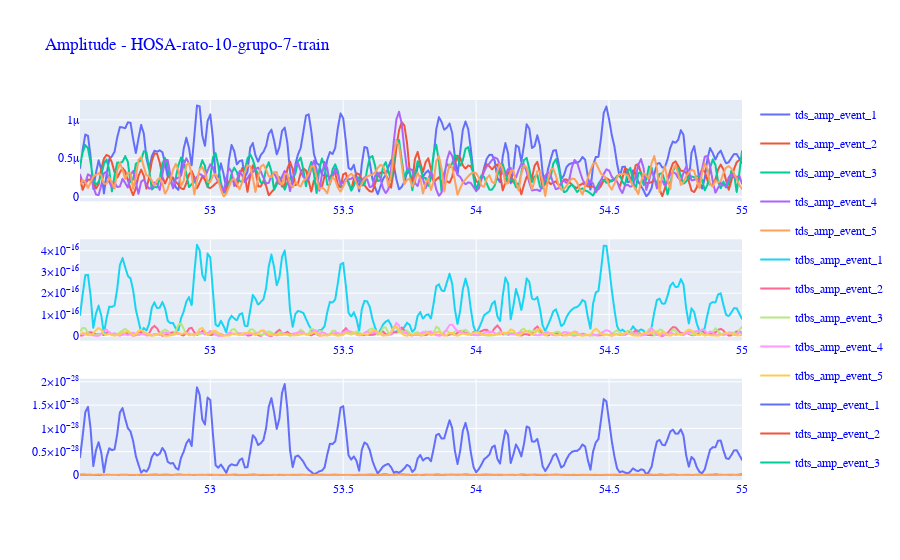
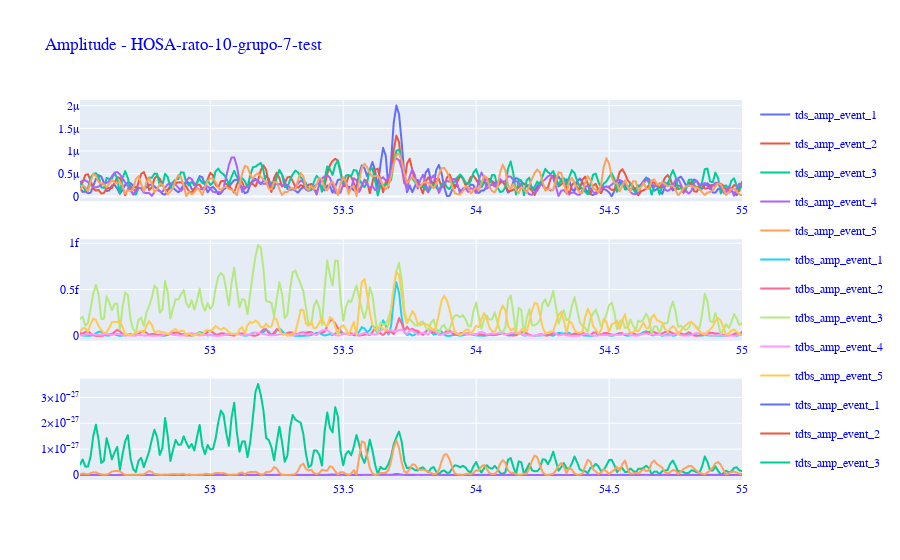

Notebook cell for these charts, in order:
### Code cell
standardize = False


for data_to_process, df in {"train": hosa_train, "test": hosa_test}.items():

    band_to_plot = (52.5, 55)

    df = df[(df.iloc[:, 0]>=band_to_plot[0])&(df.iloc[:, 0]<=band_to_plot[1])]

    spectrum_colum_amp = [column for column in df.columns if column.startswith("tds_amp")]
    bispectrum_colum_amp = [column for column in df.columns if column.startswith("tdbs_amp")]
    trispectrum_colum_amp = [column for column in df.columns if column.startswith("tdts_amp")]

    amplitudes_df = df.loc[:, spectrum_colum_amp + bispectrum_colum_amp + trispectrum_colum_amp]
    if standardize:
        amplitudes_df = amplitudes_df.apply(lambda x: standardize_array(x, scale_to_unit=True))

    spectrum_colum_phase = [column for column in df.columns if column.startswith("tds_phase")]
    bispectrum_colum_phase = [column for column in df.columns if column.startswith("tdbs_phase")]
    trispectrum_colum_phase = [column for column in df.columns if column.startswith("tdts_phase")]

    phases_df = df.loc[:, spectrum_colum_phase + bispectrum_colum_phase + trispectrum_colum_phase]

    title = f"HOSA-rato-{rat_number}-grupo-{group_number}-{data_to_process}"

    fig = make_subplots(rows=3, cols=1)

    fig.update_layout(
        font_family="Courier New",
        font_color="blue",
        title_font_family="Times New Roman",
        title_font_color="black",
        legend_title_font_color="green",
        title=f"Amplitude - {title}"
    )

    amplitudes = px.line(amplitudes_df, x=df.iloc[:, 0], y=amplitudes_df.columns)

    figplt = plt.figure(figsize=(14,10))
    figplt.tight_layout(pad=0.8, h_pad=100.0)

    ax1 = figplt.add_subplot(311)
    ax2 = figplt.add_subplot(312)
    ax3 = figplt.add_subplot(313)

    ymin_spectrum = float('inf')
    ymax_spectrum = float('-inf')

    ymin_bispectrum = float('inf')
    ymax_bispectrum = float('-inf')

    ymin_trispectrum = float('inf')
    ymax_trispectrum = float('-inf')

    for amplitude in amplitudes['data']:
        i = 1*(amplitude.legendgroup.startswith("tds")) + \
        2 * (amplitude.legendgroup.startswith("tdbs")) + \
        3 * (amplitude.legendgroup.startswith("tdts"))
        fig.add_trace(amplitude, row=i, col=1)

        ax = (ax1, ax2, ax3)[i-1]

        if i == 1:
            ymin_spectrum = min(ymin_spectrum, np.min(amplitude.y))
            ymax_spectrum = max(ymax_spectrum, np.max(amplitude.y))
        elif i == 2:
            ymin_bispectrum = min(ymin_bispectrum, np.min(amplitude.y))
            ymax_bispectrum = max(ymax_bispectrum, np.max(amplitude.y))
        elif i == 3:
            ymin_trispectrum = min(ymin_trispectrum, np.min(amplitude.y))
            ymax_trispectrum = max(ymax_trispectrum, np.max(amplitude.y))

        ax.plot(amplitude.x, amplitude.y, label=amplitude.legendgroup)
    fig.show()

    fontsize = 25


    # ax1.set_xlabel("Frequency [Hz]", fontsize=fontsize)
    ax1.set_ylabel('Spectrum', fontsize=fontsize)
    t = ax1.yaxis.get_offset_text()
    t.set_size(16)

    # ax2.set_xlabel("Frequency [Hz]", fontsize=fontsize)
    ax2.set_ylabel('Bispectrum', fontsize=fontsize)
    t = ax2.yaxis.get_offset_text()
    t.set_size(16)

    ax3.set_xlabel("Frequency [Hz]", fontsize=fontsize)
    ax3.set_ylabel('Trispectrum', fontsize=fontsize)
    t = ax3.yaxis.get_offset_text()
    t.set_size(16)

    ax1.set_xticks(np.sort(np.append(np.linspace(band_to_plot[0], band_to_plot[1], 4), [53.71])), fontsize=fontsize)
    ax1.set_yticks(np.linspace(ymin_spectrum, ymax_spectrum, 5), fontsize=fontsize)
    ax1.set_xlim([band_to_plot[0], band_to_plot[1]])

    ax2.set_xticks(np.sort(np.append(np.linspace(band_to_plot[0], band_to_plot[1], 4), [53.71])), fontsize=fontsize)
    ax2.set_yticks(np.linspace(ymin_bispectrum, ymax_bispectrum, 5), fontsize=fontsize)
    ax2.set_xlim([band_to_plot[0], band_to_plot[1]])

    ax3.set_xticks(np.sort(np.append(np.linspace(band_to_plot[0], band_to_plot[1], 4), [53.71])), fontsize=fontsize)
    ax3.set_yticks(np.linspace(ymin_trispectrum, ymax_trispectrum, 5), fontsize=fontsize)
    ax3.set_xlim([band_to_plot[0], band_to_plot[1]])

    plt.savefig(
        f"{title}.eps",
        format="eps",
        bbox_inches='tight', 
        dpi=150
    )

    plt.show()

### Figure 1 — Plotly figure (JSON) as saved in the notebook; plotly's stock layout.template omitted (floating-point values rounded to 4 significant figures; data arrays with more than 128 entries replaced by an {"elided": "..."} marker saying what was removed)
{"data": [{"hovertemplate": "variable=tds_amp_event_1<br>x=%{x}<br>value=%{y}<extra></extra>", "legendgroup": "tds_amp_event_1", "line": {"color": "#636efa", "dash": "solid"}, "marker": {"symbol": "circle"}, "mode": "lines", "name": "tds_amp_event_1", "showlegend": true, "type": "scattergl", "x": {"elided": "250 float values"}, "xaxis": "x", "y": {"elided": "250 float values"}, "yaxis": "y"}, {"hovertemplate": "variable=tds_amp_event_2<br>x=%{x}<br>value=%{y}<extra></extra>", "legendgroup": "tds_amp_event_2", "line": {"color": "#EF553B", "dash": "solid"}, "marker": {"symbol": "circle"}, "mode": "lines", "name": "tds_amp_event_2", "showlegend": true, "type": "scattergl", "x": {"elided": "250 float values"}, "xaxis": "x", "y": {"elided": "250 float values"}, "yaxis": "y"}, {"hovertemplate": "variable=tds_amp_event_3<br>x=%{x}<br>value=%{y}<extra></extra>", "legendgroup": "tds_amp_event_3", "line": {"color": "#00cc96", "dash": "solid"}, "marker": {"symbol": "circle"}, "mode": "lines", "name": "tds_amp_event_3", "showlegend": true, "type": "scattergl", "x": {"elided": "250 float values"}, "xaxis": "x", "y": {"elided": "250 float values"}, "yaxis": "y"}, {"hovertemplate": "variable=tds_amp_event_4<br>x=%{x}<br>value=%{y}<extra></extra>", "legendgroup": "tds_amp_event_4", "line": {"color": "#ab63fa", "dash": "solid"}, "marker": {"symbol": "circle"}, "mode": "lines", "name": "tds_amp_event_4", "showlegend": true, "type": "scattergl", "x": {"elided": "250 float values"}, "xaxis": "x", "y": {"elided": "250 float values"}, "yaxis": "y"}, {"hovertemplate": "variable=tds_amp_event_5<br>x=%{x}<br>value=%{y}<extra></extra>", "legendgroup": "tds_amp_event_5", "line": {"color": "#FFA15A", "dash": "solid"}, "marker": {"symbol": "circle"}, "mode": "lines", "name": "tds_amp_event_5", "showlegend": true, "type": "scattergl", "x": {"elided": "250 float values"}, "xaxis": "x", "y": {"elided": "250 float values"}, "yaxis": "y"}, {"hovertemplate": "variable=tdbs_amp_event_1<br>x=%{x}<br>value=%{y}<extra></extra>", "legendgroup": "tdbs_amp_event_1", "line": {"color": "#19d3f3", "dash": "solid"}, "marker": {"symbol": "circle"}, "mode": "lines", "name": "tdbs_amp_event_1", "showlegend": true, "type": "scattergl", "x": {"elided": "250 float values"}, "xaxis": "x2", "y": {"elided": "250 float values"}, "yaxis": "y2"}, {"hovertemplate": "variable=tdbs_amp_event_2<br>x=%{x}<br>value=%{y}<extra></extra>", "legendgroup": "tdbs_amp_event_2", "line": {"color": "#FF6692", "dash": "solid"}, "marker": {"symbol": "circle"}, "mode": "lines", "name": "tdbs_amp_event_2", "showlegend": true, "type": "scattergl", "x": {"elided": "250 float values"}, "xaxis": "x2", "y": {"elided": "250 float values"}, "yaxis": "y2"}, {"hovertemplate": "variable=tdbs_amp_event_3<br>x=%{x}<br>value=%{y}<extra></extra>", "legendgroup": "tdbs_amp_event_3", "line": {"color": "#B6E880", "dash": "solid"}, "marker": {"symbol": "circle"}, "mode": "lines", "name": "tdbs_amp_event_3", "showlegend": true, "type": "scattergl", "x": {"elided": "250 float values"}, "xaxis": "x2", "y": {"elided": "250 float values"}, "yaxis": "y2"}, {"hovertemplate": "variable=tdbs_amp_event_4<br>x=%{x}<br>value=%{y}<extra></extra>", "legendgroup": "tdbs_amp_event_4", "line": {"color": "#FF97FF", "dash": "solid"}, "marker": {"symbol": "circle"}, "mode": "lines", "name": "tdbs_amp_event_4", "showlegend": true, "type": "scattergl", "x": {"elided": "250 float values"}, "xaxis": "x2", "y": {"elided": "250 float values"}, "yaxis": "y2"}, {"hovertemplate": "variable=tdbs_amp_event_5<br>x=%{x}<br>value=%{y}<extra></extra>", "legendgroup": "tdbs_amp_event_5", "line": {"color": "#FECB52", "dash": "solid"}, "marker": {"symbol": "circle"}, "mode": "lines", "name": "tdbs_amp_event_5", "showlegend": true, "type": "scattergl", "x": {"elided": "250 float values"}, "xaxis": "x2", "y": {"elided": "250 float values"}, "yaxis": "y2"}, {"hovertemplate": "variable=tdts_amp_event_1<br>x=%{x}<br>value=%{y}<extra></extra>", "legendgroup": "tdts_amp_event_1", "line": {"color": "#636efa", "dash": "solid"}, "marker": {"symbol": "circle"}, "mode": "lines", "name": "tdts_amp_event_1", "showlegend": true, "type": "scattergl", "x": {"elided": "250 float values"}, "xaxis": "x3", "y": {"elided": "250 float values"}, "yaxis": "y3"}, {"hovertemplate": "variable=tdts_amp_event_2<br>x=%{x}<br>value=%{y}<extra></extra>", "legendgroup": "tdts_amp_event_2", "line": {"color": "#EF553B", "dash": "solid"}, "marker": {"symbol": "circle"}, "mode": "lines", "name": "tdts_amp_event_2", "showlegend": true, "type": "scattergl", "x": {"elided": "250 float values"}, "xaxis": "x3", "y": {"elided": "250 float values"}, "yaxis": "y3"}, {"hovertemplate": "variable=tdts_amp_event_3<br>x=%{x}<br>value=%{y}<extra></extra>", "legendgroup": "tdts_amp_event_3", "line": {"color": "#00cc96", "dash": "solid"}, "marker": {"symbol": "circle"}, "mode": "lines", "name": "tdts_amp_event_3", "showlegend": true, "type": "scattergl", "x": {"elided": "250 float values"}, "xaxis": "x3", "y": {"elided": "250 float values"}, "yaxis": "y3"}, {"hovertemplate": "variable=tdts_amp_event_4<br>x=%{x}<br>value=%{y}<extra></extra>", "legendgroup": "tdts_amp_event_4", "line": {"color": "#ab63fa", "dash": "solid"}, "marker": {"symbol": "circle"}, "mode": "lines", "name": "tdts_amp_event_4", "showlegend": true, "type": "scattergl", "x": {"elided": "250 float values"}, "xaxis": "x3", "y": {"elided": "250 float values"}, "yaxis": "y3"}, {"hovertemplate": "variable=tdts_amp_event_5<br>x=%{x}<br>value=%{y}<extra></extra>", "legendgroup": "tdts_amp_event_5", "line": {"color": "#FFA15A", "dash": "solid"}, "marker": {"symbol": "circle"}, "mode": "lines", "name": "tdts_amp_event_5", "showlegend": true, "type": "scattergl", "x": {"elided": "250 float values"}, "xaxis": "x3", "y": {"elided": "250 float values"}, "yaxis": "y3"}], "layout": {"font": {"color": "blue", "family": "Courier New"}, "legend": {"title": {"font": {"color": "green"}}}, "title": {"text": "Amplitude - HOSA-rato-10-grupo-7-train"}, "xaxis": {"anchor": "y", "domain": [0, 1]}, "xaxis2": {"anchor": "y2", "domain": [0, 1]}, "xaxis3": {"anchor": "y3", "domain": [0, 1]}, "yaxis": {"anchor": "x", "domain": [0.7333, 1]}, "yaxis2": {"anchor": "x2", "domain": [0.3667, 0.6333]}, "yaxis3": {"anchor": "x3", "domain": [0, 0.2667]}}}

### Figure 2 — Plotly figure (JSON) as saved in the notebook; plotly's stock layout.template omitted (floating-point values rounded to 4 significant figures; data arrays with more than 128 entries replaced by an {"elided": "..."} marker saying what was removed)
{"data": [{"hovertemplate": "variable=tds_amp_event_1<br>x=%{x}<br>value=%{y}<extra></extra>", "legendgroup": "tds_amp_event_1", "line": {"color": "#636efa", "dash": "solid"}, "marker": {"symbol": "circle"}, "mode": "lines", "name": "tds_amp_event_1", "showlegend": true, "type": "scattergl", "x": {"elided": "250 float values"}, "xaxis": "x", "y": {"elided": "250 float values"}, "yaxis": "y"}, {"hovertemplate": "variable=tds_amp_event_2<br>x=%{x}<br>value=%{y}<extra></extra>", "legendgroup": "tds_amp_event_2", "line": {"color": "#EF553B", "dash": "solid"}, "marker": {"symbol": "circle"}, "mode": "lines", "name": "tds_amp_event_2", "showlegend": true, "type": "scattergl", "x": {"elided": "250 float values"}, "xaxis": "x", "y": {"elided": "250 float values"}, "yaxis": "y"}, {"hovertemplate": "variable=tds_amp_event_3<br>x=%{x}<br>value=%{y}<extra></extra>", "legendgroup": "tds_amp_event_3", "line": {"color": "#00cc96", "dash": "solid"}, "marker": {"symbol": "circle"}, "mode": "lines", "name": "tds_amp_event_3", "showlegend": true, "type": "scattergl", "x": {"elided": "250 float values"}, "xaxis": "x", "y": {"elided": "250 float values"}, "yaxis": "y"}, {"hovertemplate": "variable=tds_amp_event_4<br>x=%{x}<br>value=%{y}<extra></extra>", "legendgroup": "tds_amp_event_4", "line": {"color": "#ab63fa", "dash": "solid"}, "marker": {"symbol": "circle"}, "mode": "lines", "name": "tds_amp_event_4", "showlegend": true, "type": "scattergl", "x": {"elided": "250 float values"}, "xaxis": "x", "y": {"elided": "250 float values"}, "yaxis": "y"}, {"hovertemplate": "variable=tds_amp_event_5<br>x=%{x}<br>value=%{y}<extra></extra>", "legendgroup": "tds_amp_event_5", "line": {"color": "#FFA15A", "dash": "solid"}, "marker": {"symbol": "circle"}, "mode": "lines", "name": "tds_amp_event_5", "showlegend": true, "type": "scattergl", "x": {"elided": "250 float values"}, "xaxis": "x", "y": {"elided": "250 float values"}, "yaxis": "y"}, {"hovertemplate": "variable=tdbs_amp_event_1<br>x=%{x}<br>value=%{y}<extra></extra>", "legendgroup": "tdbs_amp_event_1", "line": {"color": "#19d3f3", "dash": "solid"}, "marker": {"symbol": "circle"}, "mode": "lines", "name": "tdbs_amp_event_1", "showlegend": true, "type": "scattergl", "x": {"elided": "250 float values"}, "xaxis": "x2", "y": {"elided": "250 float values"}, "yaxis": "y2"}, {"hovertemplate": "variable=tdbs_amp_event_2<br>x=%{x}<br>value=%{y}<extra></extra>", "legendgroup": "tdbs_amp_event_2", "line": {"color": "#FF6692", "dash": "solid"}, "marker": {"symbol": "circle"}, "mode": "lines", "name": "tdbs_amp_event_2", "showlegend": true, "type": "scattergl", "x": {"elided": "250 float values"}, "xaxis": "x2", "y": {"elided": "250 float values"}, "yaxis": "y2"}, {"hovertemplate": "variable=tdbs_amp_event_3<br>x=%{x}<br>value=%{y}<extra></extra>", "legendgroup": "tdbs_amp_event_3", "line": {"color": "#B6E880", "dash": "solid"}, "marker": {"symbol": "circle"}, "mode": "lines", "name": "tdbs_amp_event_3", "showlegend": true, "type": "scattergl", "x": {"elided": "250 float values"}, "xaxis": "x2", "y": {"elided": "250 float values"}, "yaxis": "y2"}, {"hovertemplate": "variable=tdbs_amp_event_4<br>x=%{x}<br>value=%{y}<extra></extra>", "legendgroup": "tdbs_amp_event_4", "line": {"color": "#FF97FF", "dash": "solid"}, "marker": {"symbol": "circle"}, "mode": "lines", "name": "tdbs_amp_event_4", "showlegend": true, "type": "scattergl", "x": {"elided": "250 float values"}, "xaxis": "x2", "y": {"elided": "250 float values"}, "yaxis": "y2"}, {"hovertemplate": "variable=tdbs_amp_event_5<br>x=%{x}<br>value=%{y}<extra></extra>", "legendgroup": "tdbs_amp_event_5", "line": {"color": "#FECB52", "dash": "solid"}, "marker": {"symbol": "circle"}, "mode": "lines", "name": "tdbs_amp_event_5", "showlegend": true, "type": "scattergl", "x": {"elided": "250 float values"}, "xaxis": "x2", "y": {"elided": "250 float values"}, "yaxis": "y2"}, {"hovertemplate": "variable=tdts_amp_event_1<br>x=%{x}<br>value=%{y}<extra></extra>", "legendgroup": "tdts_amp_event_1", "line": {"color": "#636efa", "dash": "solid"}, "marker": {"symbol": "circle"}, "mode": "lines", "name": "tdts_amp_event_1", "showlegend": true, "type": "scattergl", "x": {"elided": "250 float values"}, "xaxis": "x3", "y": {"elided": "250 float values"}, "yaxis": "y3"}, {"hovertemplate": "variable=tdts_amp_event_2<br>x=%{x}<br>value=%{y}<extra></extra>", "legendgroup": "tdts_amp_event_2", "line": {"color": "#EF553B", "dash": "solid"}, "marker": {"symbol": "circle"}, "mode": "lines", "name": "tdts_amp_event_2", "showlegend": true, "type": "scattergl", "x": {"elided": "250 float values"}, "xaxis": "x3", "y": {"elided": "250 float values"}, "yaxis": "y3"}, {"hovertemplate": "variable=tdts_amp_event_3<br>x=%{x}<br>value=%{y}<extra></extra>", "legendgroup": "tdts_amp_event_3", "line": {"color": "#00cc96", "dash": "solid"}, "marker": {"symbol": "circle"}, "mode": "lines", "name": "tdts_amp_event_3", "showlegend": true, "type": "scattergl", "x": {"elided": "250 float values"}, "xaxis": "x3", "y": {"elided": "250 float values"}, "yaxis": "y3"}, {"hovertemplate": "variable=tdts_amp_event_4<br>x=%{x}<br>value=%{y}<extra></extra>", "legendgroup": "tdts_amp_event_4", "line": {"color": "#ab63fa", "dash": "solid"}, "marker": {"symbol": "circle"}, "mode": "lines", "name": "tdts_amp_event_4", "showlegend": true, "type": "scattergl", "x": {"elided": "250 float values"}, "xaxis": "x3", "y": {"elided": "250 float values"}, "yaxis": "y3"}, {"hovertemplate": "variable=tdts_amp_event_5<br>x=%{x}<br>value=%{y}<extra></extra>", "legendgroup": "tdts_amp_event_5", "line": {"color": "#FFA15A", "dash": "solid"}, "marker": {"symbol": "circle"}, "mode": "lines", "name": "tdts_amp_event_5", "showlegend": true, "type": "scattergl", "x": {"elided": "250 float values"}, "xaxis": "x3", "y": {"elided": "250 float values"}, "yaxis": "y3"}], "layout": {"font": {"color": "blue", "family": "Courier New"}, "legend": {"title": {"font": {"color": "green"}}}, "title": {"text": "Amplitude - HOSA-rato-10-grupo-7-test"}, "xaxis": {"anchor": "y", "domain": [0, 1]}, "xaxis2": {"anchor": "y2", "domain": [0, 1]}, "xaxis3": {"anchor": "y3", "domain": [0, 1]}, "yaxis": {"anchor": "x", "domain": [0.7333, 1]}, "yaxis2": {"anchor": "x2", "domain": [0.3667, 0.6333]}, "yaxis3": {"anchor": "x3", "domain": [0, 0.2667]}}}
